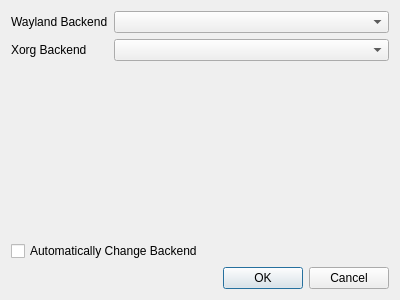
<?xml version="1.0" encoding="UTF-8"?>
<ui version="4.0">
 <class>Preference</class>
 <widget class="QDialog" name="Preference">
  <property name="geometry">
   <rect>
    <x>0</x>
    <y>0</y>
    <width>400</width>
    <height>300</height>
   </rect>
  </property>
  <property name="windowTitle">
   <string>Dialog</string>
  </property>
  <layout class="QVBoxLayout" name="verticalLayout_2">
   <item>
    <layout class="QVBoxLayout" name="verticalLayout_3">
     <item>
      <layout class="QFormLayout" name="formLayout_3">
       <item row="0" column="0">
        <widget class="QLabel" name="waylandBackendLabel">
         <property name="text">
          <string>Wayland Backend</string>
         </property>
        </widget>
       </item>
       <item row="0" column="1">
        <widget class="QComboBox" name="waylandBackendComboBox"/>
       </item>
       <item row="1" column="0">
        <widget class="QLabel" name="xorgBackendLabel">
         <property name="text">
          <string>Xorg Backend</string>
         </property>
        </widget>
       </item>
       <item row="1" column="1">
        <widget class="QComboBox" name="xorgBackendComboBox"/>
       </item>
      </layout>
     </item>
     <item>
      <widget class="QCheckBox" name="autoBackendCheckBox">
       <property name="text">
        <string>Automatically Change Backend</string>
       </property>
      </widget>
     </item>
    </layout>
   </item>
   <item>
    <widget class="QDialogButtonBox" name="buttonBox">
     <property name="orientation">
      <enum>Qt::Orientation::Horizontal</enum>
     </property>
     <property name="standardButtons">
      <set>QDialogButtonBox::StandardButton::Cancel|QDialogButtonBox::StandardButton::Ok</set>
     </property>
    </widget>
   </item>
  </layout>
 </widget>
 <resources/>
 <connections>
  <connection>
   <sender>buttonBox</sender>
   <signal>accepted()</signal>
   <receiver>Preference</receiver>
   <slot>accept()</slot>
   <hints>
    <hint type="sourcelabel">
     <x>227</x>
     <y>281</y>
    </hint>
    <hint type="destinationlabel">
     <x>157</x>
     <y>274</y>
    </hint>
   </hints>
  </connection>
  <connection>
   <sender>buttonBox</sender>
   <signal>rejected()</signal>
   <receiver>Preference</receiver>
   <slot>reject()</slot>
   <hints>
    <hint type="sourcelabel">
     <x>295</x>
     <y>287</y>
    </hint>
    <hint type="destinationlabel">
     <x>286</x>
     <y>274</y>
    </hint>
   </hints>
  </connection>
  <connection>
   <sender>Preference</sender>
   <signal>finished(int)</signal>
   <receiver>Preference</receiver>
   <slot>saveConfig(int)</slot>
   <hints>
    <hint type="sourcelabel">
     <x>199</x>
     <y>149</y>
    </hint>
    <hint type="destinationlabel">
     <x>199</x>
     <y>149</y>
    </hint>
   </hints>
  </connection>
 </connections>
 <slots>
  <slot>saveConfig(int)</slot>
 </slots>
</ui>
